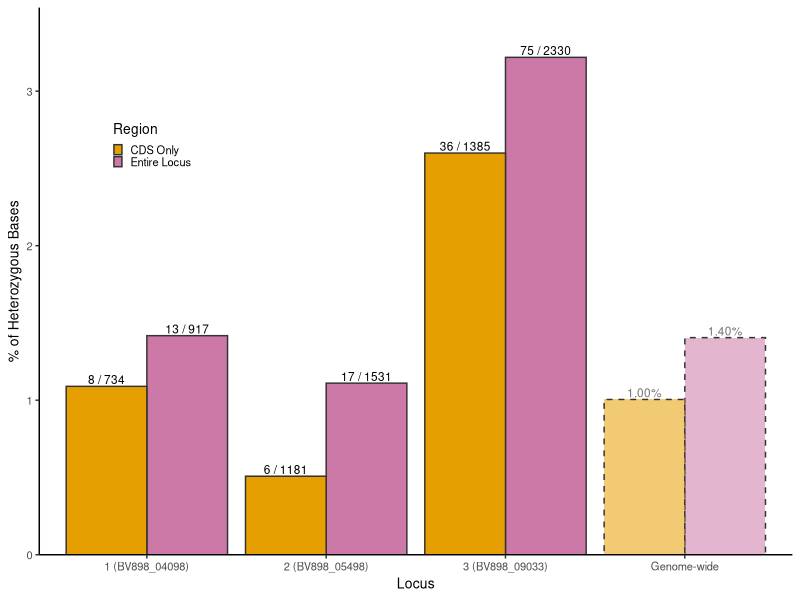
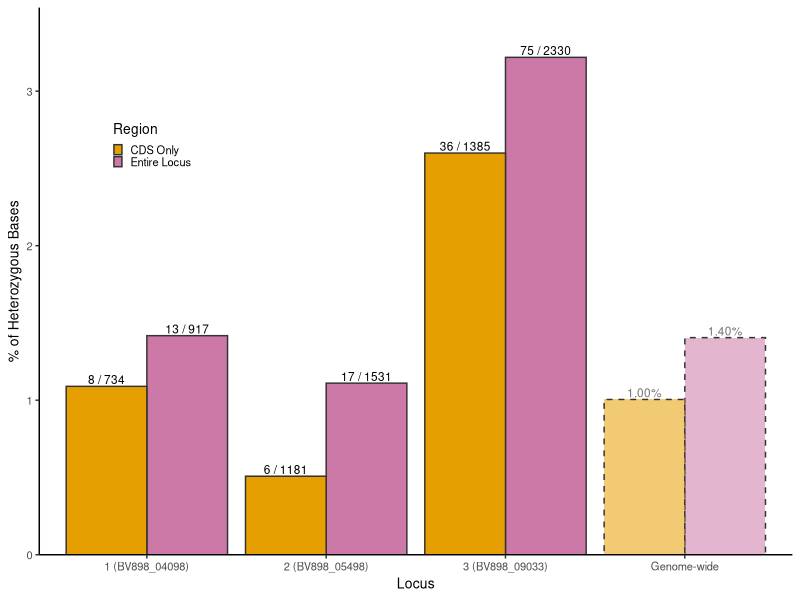
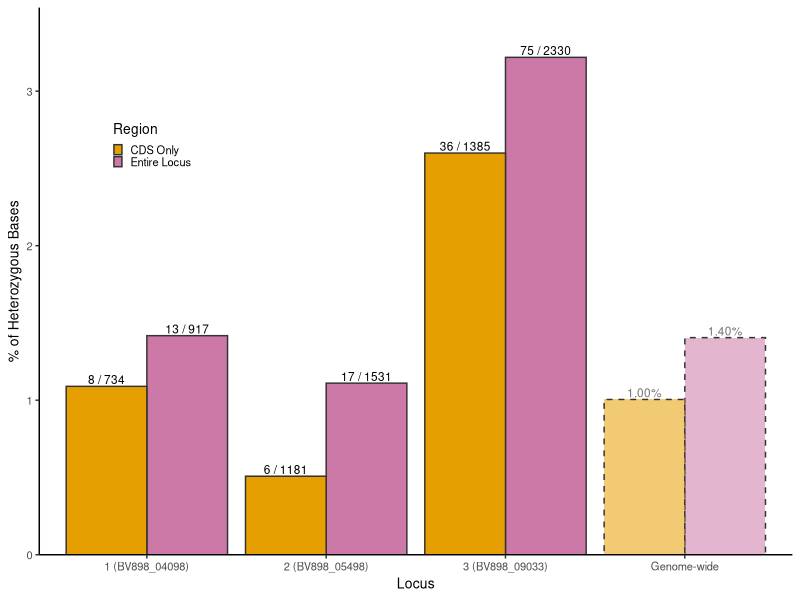

Generate these figures, in order, with R:

library(nlme)
library(scales)
library(ggplot2)
library(grid)
library(gridExtra)
library(data.table)
library(tidyverse)

###############################################################################
# Specify File locations
###############################################################################

# summary files are downloaded locally before plotting
main_dir = "C:/Users/addie/OneDrive - University of North Carolina at Chapel Hill/LAB/DATA/BUSCO_allele_inheritance/BUSCO_allele_inheritance_expt_plotting"
setwd(main_dir)

plots_dir = "C:/Users/addie/OneDrive - University of North Carolina at Chapel Hill/LAB/tardigrade_heterozygosity/He_FIGURE_PLOTS"

###############################################################################
# Adjust settings for ALL plots
###############################################################################

# theme settings
theme_set(theme_classic())
theme_update(text=element_text(size=10),
             strip.background = element_blank(), # remove box around facet labels
             strip.text = element_text(face = "bold"), # and bold text
             legend.key.size = unit(0.1, "in") # adjust legend sizing
)

cbPalette <- c("#999999", "#56B4E9", "#E69F00", "#CC79A7", "#009E73")

###############################################################################
# Create dataframe manually from Benchling data
###############################################################################

# all loci fully encompass CDS of associated BUSCO gene
# SNP counts include single-nucleotide indels (only one of these is present, in BUSCO 2)

## create dataframe with manually entered data
BUSCO_loci <- data.frame(
  Locus = c("BUSCO 1", "BUSCO 2", "BUSCO 3"),
  Previous_name = c("BUSCO 1", "BUSCO 3", "BUSCO 6"),
  Gene_ID = c("BV898_04098", "BV898_05498", "BV898_09033"),
  Allele1_Length_w_primers = c(961, 1574, 2481),
  Allele1_Length_without_primers = c(917, 1531, 2436),
  Primer_pair_length = c(44, 43, 45),
  Allele2_Length_w_primers = c(961, 1573, 2421),
  Allele2_Length_without_primers = c(917, 1530, 2376),
  CDS_Length_without_non_SNP_Indels = c(734, 1181, 1385),
  SNPs_in_Locus = c(13, 17, 75),
  SNPs_in_CDS = c(8, 6, 36),
  SNPs_not_in_NCBI_ref = c(0, 0, 0),
  non_SNP_Indels = c(0, 0, 3),
  non_SNP_Indels_in_CDS = c(0, 0, 1),
  non_SNP_Indel_Lengths = c(NA, NA, "46 bp; 70 bp; 38 bp"),
  sum_non_SNP_Indel_Lengths = c(0, 0, 154),
  Indel_Notes = c(NA, "one non-CDS single-nucleotide indel", "70bp and 38bp indels are in allele 1; 46bp indel is in allele 2 and in CDS region; indels appear to be in repetitive regions")
)

## calculate length of each locus WITHOUT non-SNP indels (manually)
BUSCO_loci$Locus_Length_without_non_SNP_Indels <- c(
  BUSCO_loci$Allele1_Length_without_primers[1], # BUSCO 1 has no indels
  BUSCO_loci$Allele1_Length_without_primers[2], # BUSCO 2 has no indels
  BUSCO_loci$Allele2_Length_without_primers[3] - 46 # BUSCO 3
)
## also calculate length of each locus WITH non-SNP indels
BUSCO_loci$Locus_Length_with_non_SNP_Indels <- BUSCO_loci$Locus_Length_without_non_SNP_Indels + BUSCO_loci$sum_non_SNP_Indel_Lengths
BUSCO_loci$CDS_Length_with_non_SNP_Indels <- c(
  BUSCO_loci$CDS_Length[1], # BUSCO 1 has no indels
  BUSCO_loci$CDS_Length[2], # BUSCO 2 has no indels
  BUSCO_loci$CDS_Length[3] + 46# BUSCO 3
)
BUSCO_loci$polymorphisms_in_Locus = BUSCO_loci$SNPs_in_Locus + BUSCO_loci$non_SNP_Indels
BUSCO_loci$polymorphisms_in_CDS = BUSCO_loci$SNPs_in_CDS + BUSCO_loci$non_SNP_Indels_in_CDS

head(BUSCO_loci)

###############################################################################
# Organize dataframe for plotting
###############################################################################

## Pivot longer for plotting
BUSCO_loci_longer <- BUSCO_loci %>%
  select(Locus, SNPs_in_Locus, SNPs_in_CDS) %>%
  pivot_longer(cols = c("SNPs_in_Locus", "SNPs_in_CDS"),
               names_to = "Region",
               values_to = "SNP_Count") %>%
  mutate(Region = recode(Region,
                         "SNPs_in_Locus" = "Entire Locus",
                         "SNPs_in_CDS" = "CDS Only"))
# add lengths without non-SNP indels to longer dataframe
BUSCO_loci_longer <- BUSCO_loci_longer %>%
  mutate(Length_without_non_SNP_Indels = ifelse(
    Region == "Entire Locus",
    BUSCO_loci$Locus_Length_without_non_SNP_Indels[match(Locus, BUSCO_loci$Locus)],
    BUSCO_loci$CDS_Length_without_non_SNP_Indels[match(Locus, BUSCO_loci$Locus)]
  )) %>%
  mutate(Length_with_non_SNP_Indels = ifelse(
    Region == "Entire Locus",
    BUSCO_loci$Locus_Length_with_non_SNP_Indels[match(Locus, BUSCO_loci$Locus)],
    BUSCO_loci$CDS_Length_with_non_SNP_Indels[match(Locus, BUSCO_loci$Locus)]
  ))
# add polymorphisms counts (SNPs + non-SNP indels) to longer dataframe
BUSCO_loci_longer <- BUSCO_loci_longer %>%
  mutate(Polymorphism_Count = ifelse(
    Region == "Entire Locus",
    BUSCO_loci$polymorphisms_in_Locus[match(Locus, BUSCO_loci$Locus)],
    BUSCO_loci$polymorphisms_in_CDS[match(Locus, BUSCO_loci$Locus)]
  ))
# calculate SNPs per bp (heterozygosity)
BUSCO_loci_longer <- BUSCO_loci_longer %>%
  mutate(SNPs_per_bp_ignore_indels = SNP_Count / Length_without_non_SNP_Indels,
         SNPs_per_bp_include_indels = SNP_Count / Length_with_non_SNP_Indels,
         Polymorphisms_per_bp_include_indels = Polymorphism_Count / Length_with_non_SNP_Indels)

head(BUSCO_loci_longer)


###############################################################################

# add psuedo-locus that represents genome-wide averages
genome_wide_avg_longer <- data.frame(
  Locus = c("Genome-wide", "Genome-wide"),
  Region = c("Entire Locus", "CDS Only"),
  SNP_Count = c(NA, NA),
  Length_without_non_SNP_Indels = c(NA, NA),
  Length_with_non_SNP_Indels = c(NA, NA),
  # all 3 heterozygosity values below are the same:
  SNPs_per_bp_ignore_indels = c(1.40498414514137/100, 1.00481635759971/100),
  SNPs_per_bp_include_indels = c(1.40498414514137/100, 1.00481635759971/100),
  Polymorphism_Count = c(1.40498414514137/100, 1.00481635759971/100),
  Polymorphisms_per_bp_include_indels = c(1.40498414514137/100, 1.00481635759971/100)
)
head(genome_wide_avg_longer)

# combine with BUSCO loci data
BUSCO_loci_longer <- rbind(BUSCO_loci_longer, genome_wide_avg_longer)

# Re-label BUSCO loci
BUSCO_loci_longer$Locus <- recode(BUSCO_loci_longer$Locus,
                                   "BUSCO 1" = "1 (BV898_04098)",
                                   "BUSCO 2" = "2 (BV898_05498)",
                                   "BUSCO 3" = "3 (BV898_09033)")

###############################################################################
# Make Plots
###############################################################################
## Proportion of SNPs per length (not including large indels)

# v1: as percentage (SNPs per bp * 100 = % of heterozygous bases)

# flag pseudo-locus for distinct appearance in plot
BUSCO_loci_longer$is_genome_wide <- BUSCO_loci_longer$Locus == "Genome-wide"

ggplot(BUSCO_loci_longer, aes(x=Locus,
                              y=SNPs_per_bp_ignore_indels*100,
                              fill=Region,
                              alpha = is_genome_wide)) +
  geom_bar(stat="identity", position=position_dodge(),
           color = "grey20", aes(linetype = is_genome_wide)) +
  scale_fill_manual(values=c("#E69F00", "#CC79A7")) +
  scale_alpha_manual(values = c(`FALSE` = 1, `TRUE` = 0.55), guide = "none") +
  scale_linetype_manual(values = c(`FALSE` = "solid", `TRUE` = "dashed"),
                        guide = "none") +# save plot
  # label bars
  geom_text(
    aes(
      label = ifelse(
        is_genome_wide,
        scales::percent(SNPs_per_bp_ignore_indels, accuracy = 0.01),
        paste0(SNP_Count, " / ", Length_without_non_SNP_Indels)
      )
    ),
    position = position_dodge(width = 0.9),
    vjust = -0.25,
    size = 3
  ) +
  # expand top of plot slightly for bar labels
  scale_y_continuous(expand=expansion(mult=c(0, 0.1))) +
  theme(legend.position = c(0.15,0.75)) +
  labs(x="Locus", y="% of Heterozygous Bases", fill="Region")
plot_title <- 'BUSCO_Loci_Heterozygosity_Percentage_ignore_indels'
ggsave(paste0(plots_dir, "/", plot_title, '.png'), width=5, height=2.5)
ggsave(paste0(plots_dir, "/", plot_title, '.pdf'), width=5, height=2.5)


###############################################################################
## WHat is the mean heterozygosity across all 3 BUSCO loci?
mean_het_ignore_indels <- mean(BUSCO_loci_longer$SNPs_per_bp_ignore_indels[
  BUSCO_loci_longer$Region == "Entire Locus"])
mean_het_ignore_indels_percent <- mean_het_ignore_indels * 100
paste0("Mean PCR Product Heterozygosity: " ,mean_het_ignore_indels_percent, "% (ignoring indels)")

mean_het_CDS_ignore_indels <- mean(
  BUSCO_loci_longer$SNPs_per_bp_ignore_indels[
    BUSCO_loci_longer$Region == "CDS Only"])
mean_het_CDS_ignore_indels_percent <- mean_het_CDS_ignore_indels * 100
paste0("Mean CDS Heterozygosity: " ,mean_het_CDS_ignore_indels_percent, "% (ignoring indels)")
